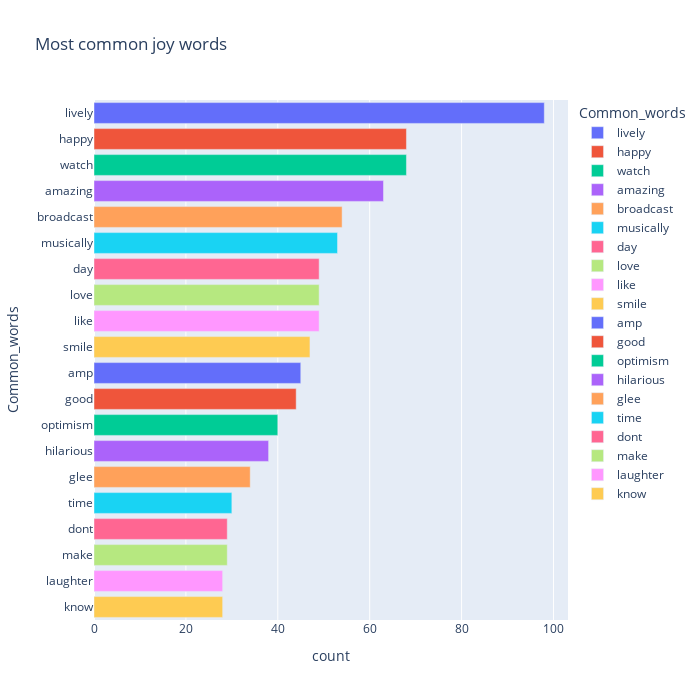
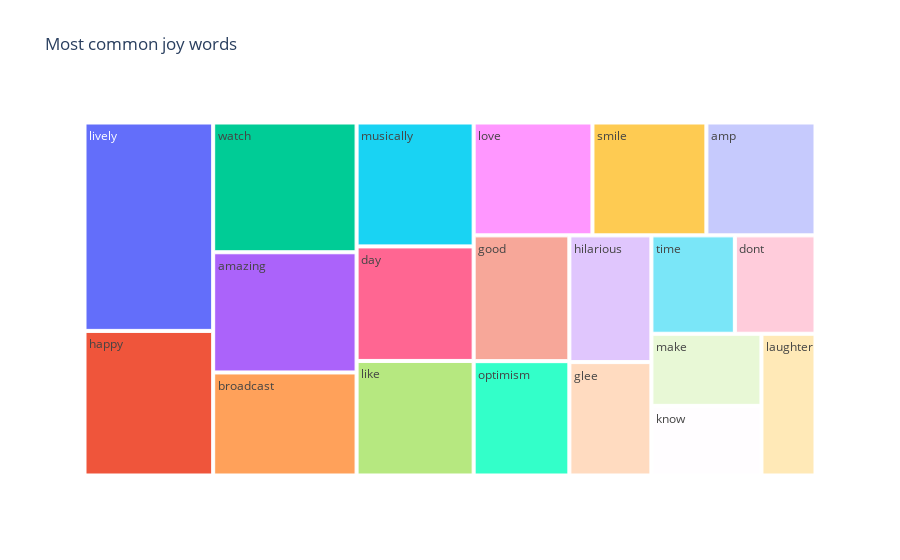

Notebook code cell kept with these figures, in order:
### Code cell
joy_count = count_common_words(joy_sent)
visualize_common_words(joy_count, "Most common joy words")

### Figure 1 — Plotly figure (JSON) as saved in the notebook; plotly's stock layout.template omitted (floating-point values rounded to 4 significant figures)
{"data": [{"alignmentgroup": "True", "hovertemplate": "Common_words=%{y}<br>count=%{x}<extra></extra>", "legendgroup": "lively", "marker": {"color": "#636efa"}, "name": "lively", "offsetgroup": "lively", "orientation": "h", "showlegend": true, "textposition": "auto", "type": "bar", "x": [98], "xaxis": "x", "y": ["lively"], "yaxis": "y"}, {"alignmentgroup": "True", "hovertemplate": "Common_words=%{y}<br>count=%{x}<extra></extra>", "legendgroup": "happy", "marker": {"color": "#EF553B"}, "name": "happy", "offsetgroup": "happy", "orientation": "h", "showlegend": true, "textposition": "auto", "type": "bar", "x": [68], "xaxis": "x", "y": ["happy"], "yaxis": "y"}, {"alignmentgroup": "True", "hovertemplate": "Common_words=%{y}<br>count=%{x}<extra></extra>", "legendgroup": "watch", "marker": {"color": "#00cc96"}, "name": "watch", "offsetgroup": "watch", "orientation": "h", "showlegend": true, "textposition": "auto", "type": "bar", "x": [68], "xaxis": "x", "y": ["watch"], "yaxis": "y"}, {"alignmentgroup": "True", "hovertemplate": "Common_words=%{y}<br>count=%{x}<extra></extra>", "legendgroup": "amazing", "marker": {"color": "#ab63fa"}, "name": "amazing", "offsetgroup": "amazing", "orientation": "h", "showlegend": true, "textposition": "auto", "type": "bar", "x": [63], "xaxis": "x", "y": ["amazing"], "yaxis": "y"}, {"alignmentgroup": "True", "hovertemplate": "Common_words=%{y}<br>count=%{x}<extra></extra>", "legendgroup": "broadcast", "marker": {"color": "#FFA15A"}, "name": "broadcast", "offsetgroup": "broadcast", "orientation": "h", "showlegend": true, "textposition": "auto", "type": "bar", "x": [54], "xaxis": "x", "y": ["broadcast"], "yaxis": "y"}, {"alignmentgroup": "True", "hovertemplate": "Common_words=%{y}<br>count=%{x}<extra></extra>", "legendgroup": "musically", "marker": {"color": "#19d3f3"}, "name": "musically", "offsetgroup": "musically", "orientation": "h", "showlegend": true, "textposition": "auto", "type": "bar", "x": [53], "xaxis": "x", "y": ["musically"], "yaxis": "y"}, {"alignmentgroup": "True", "hovertemplate": "Common_words=%{y}<br>count=%{x}<extra></extra>", "legendgroup": "day", "marker": {"color": "#FF6692"}, "name": "day", "offsetgroup": "day", "orientation": "h", "showlegend": true, "textposition": "auto", "type": "bar", "x": [49], "xaxis": "x", "y": ["day"], "yaxis": "y"}, {"alignmentgroup": "True", "hovertemplate": "Common_words=%{y}<br>count=%{x}<extra></extra>", "legendgroup": "love", "marker": {"color": "#B6E880"}, "name": "love", "offsetgroup": "love", "orientation": "h", "showlegend": true, "textposition": "auto", "type": "bar", "x": [49], "xaxis": "x", "y": ["love"], "yaxis": "y"}, {"alignmentgroup": "True", "hovertemplate": "Common_words=%{y}<br>count=%{x}<extra></extra>", "legendgroup": "like", "marker": {"color": "#FF97FF"}, "name": "like", "offsetgroup": "like", "orientation": "h", "showlegend": true, "textposition": "auto", "type": "bar", "x": [49], "xaxis": "x", "y": ["like"], "yaxis": "y"}, {"alignmentgroup": "True", "hovertemplate": "Common_words=%{y}<br>count=%{x}<extra></extra>", "legendgroup": "smile", "marker": {"color": "#FECB52"}, "name": "smile", "offsetgroup": "smile", "orientation": "h", "showlegend": true, "textposition": "auto", "type": "bar", "x": [47], "xaxis": "x", "y": ["smile"], "yaxis": "y"}, {"alignmentgroup": "True", "hovertemplate": "Common_words=%{y}<br>count=%{x}<extra></extra>", "legendgroup": "amp", "marker": {"color": "#636efa"}, "name": "amp", "offsetgroup": "amp", "orientation": "h", "showlegend": true, "textposition": "auto", "type": "bar", "x": [45], "xaxis": "x", "y": ["amp"], "yaxis": "y"}, {"alignmentgroup": "True", "hovertemplate": "Common_words=%{y}<br>count=%{x}<extra></extra>", "legendgroup": "good", "marker": {"color": "#EF553B"}, "name": "good", "offsetgroup": "good", "orientation": "h", "showlegend": true, "textposition": "auto", "type": "bar", "x": [44], "xaxis": "x", "y": ["good"], "yaxis": "y"}, {"alignmentgroup": "True", "hovertemplate": "Common_words=%{y}<br>count=%{x}<extra></extra>", "legendgroup": "optimism", "marker": {"color": "#00cc96"}, "name": "optimism", "offsetgroup": "optimism", "orientation": "h", "showlegend": true, "textposition": "auto", "type": "bar", "x": [40], "xaxis": "x", "y": ["optimism"], "yaxis": "y"}, {"alignmentgroup": "True", "hovertemplate": "Common_words=%{y}<br>count=%{x}<extra></extra>", "legendgroup": "hilarious", "marker": {"color": "#ab63fa"}, "name": "hilarious", "offsetgroup": "hilarious", "orientation": "h", "showlegend": true, "textposition": "auto", "type": "bar", "x": [38], "xaxis": "x", "y": ["hilarious"], "yaxis": "y"}, {"alignmentgroup": "True", "hovertemplate": "Common_words=%{y}<br>count=%{x}<extra></extra>", "legendgroup": "glee", "marker": {"color": "#FFA15A"}, "name": "glee", "offsetgroup": "glee", "orientation": "h", "showlegend": true, "textposition": "auto", "type": "bar", "x": [34], "xaxis": "x", "y": ["glee"], "yaxis": "y"}, {"alignmentgroup": "True", "hovertemplate": "Common_words=%{y}<br>count=%{x}<extra></extra>", "legendgroup": "time", "marker": {"color": "#19d3f3"}, "name": "time", "offsetgroup": "time", "orientation": "h", "showlegend": true, "textposition": "auto", "type": "bar", "x": [30], "xaxis": "x", "y": ["time"], "yaxis": "y"}, {"alignmentgroup": "True", "hovertemplate": "Common_words=%{y}<br>count=%{x}<extra></extra>", "legendgroup": "dont", "marker": {"color": "#FF6692"}, "name": "dont", "offsetgroup": "dont", "orientation": "h", "showlegend": true, "textposition": "auto", "type": "bar", "x": [29], "xaxis": "x", "y": ["dont"], "yaxis": "y"}, {"alignmentgroup": "True", "hovertemplate": "Common_words=%{y}<br>count=%{x}<extra></extra>", "legendgroup": "make", "marker": {"color": "#B6E880"}, "name": "make", "offsetgroup": "make", "orientation": "h", "showlegend": true, "textposition": "auto", "type": "bar", "x": [29], "xaxis": "x", "y": ["make"], "yaxis": "y"}, {"alignmentgroup": "True", "hovertemplate": "Common_words=%{y}<br>count=%{x}<extra></extra>", "legendgroup": "laughter", "marker": {"color": "#FF97FF"}, "name": "laughter", "offsetgroup": "laughter", "orientation": "h", "showlegend": true, "textposition": "auto", "type": "bar", "x": [28], "xaxis": "x", "y": ["laughter"], "yaxis": "y"}, {"alignmentgroup": "True", "hovertemplate": "Common_words=%{y}<br>count=%{x}<extra></extra>", "legendgroup": "know", "marker": {"color": "#FECB52"}, "name": "know", "offsetgroup": "know", "orientation": "h", "showlegend": true, "textposition": "auto", "type": "bar", "x": [28], "xaxis": "x", "y": ["know"], "yaxis": "y"}], "layout": {"barmode": "relative", "height": 700, "legend": {"title": {"text": "Common_words"}, "tracegroupgap": 0}, "title": {"text": "Most common joy words"}, "width": 700, "xaxis": {"anchor": "y", "domain": [0, 1], "title": {"text": "count"}}, "yaxis": {"anchor": "x", "categoryarray": ["know", "laughter", "make", "dont", "time", "glee", "hilarious", "optimism", "good", "amp", "smile", "like", "love", "day", "musically", "broadcast", "amazing", "watch", "happy", "lively"], "categoryorder": "array", "domain": [0, 1], "title": {"text": "Common_words"}}}}

### Figure 2 — Plotly figure (JSON) as saved in the notebook; plotly's stock layout.template omitted (floating-point values rounded to 4 significant figures)
{"data": [{"branchvalues": "total", "domain": {"x": [0, 1], "y": [0, 1]}, "hovertemplate": "labels=%{label}<br>count=%{value}<br>parent=%{parent}<br>id=%{id}<extra></extra>", "ids": ["amazing", "amp", "broadcast", "day", "dont", "glee", "good", "happy", "hilarious", "know", "laughter", "like", "lively", "love", "make", "musically", "optimism", "smile", "time", "watch"], "labels": ["amazing", "amp", "broadcast", "day", "dont", "glee", "good", "happy", "hilarious", "know", "laughter", "like", "lively", "love", "make", "musically", "optimism", "smile", "time", "watch"], "name": "", "parents": ["", "", "", "", "", "", "", "", "", "", "", "", "", "", "", "", "", "", "", ""], "type": "treemap", "values": [63, 45, 54, 49, 29, 34, 44, 68, 38, 28, 28, 49, 98, 49, 29, 53, 40, 47, 30, 68]}], "layout": {"legend": {"tracegroupgap": 0}, "title": {"text": "Most common joy words"}}}
